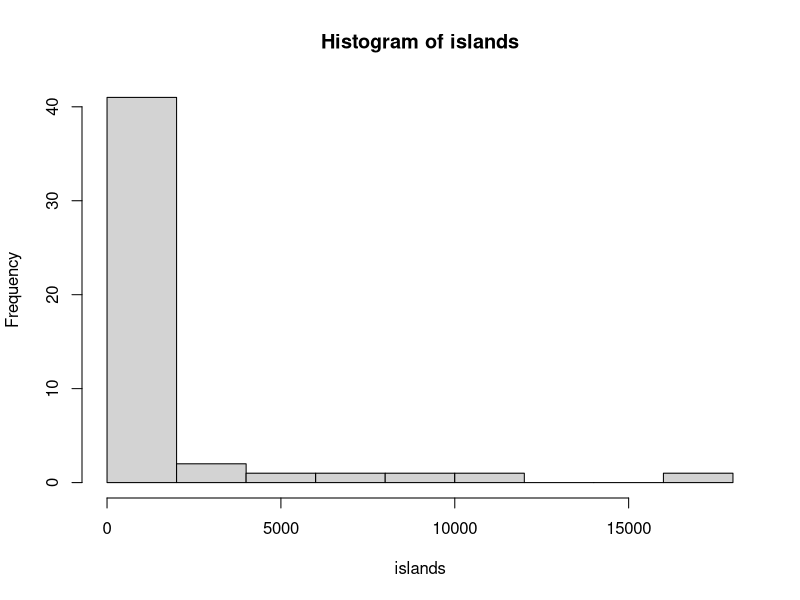
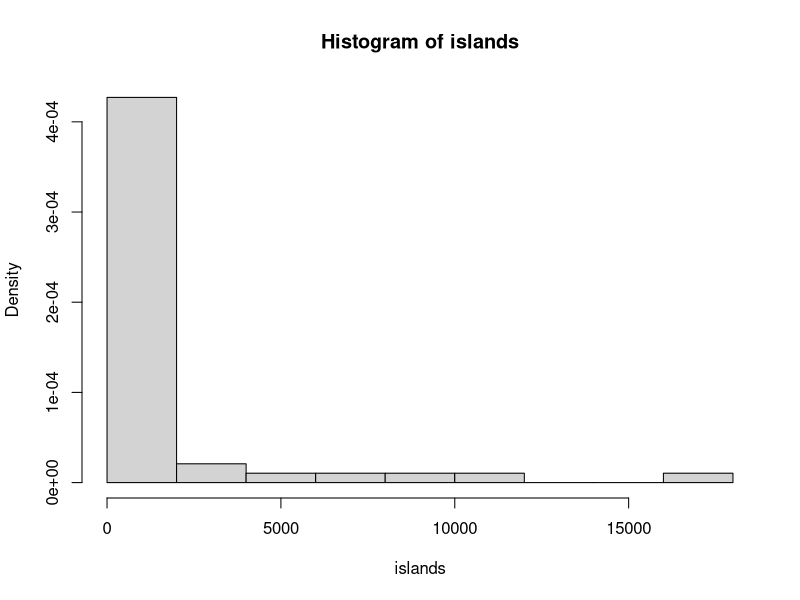
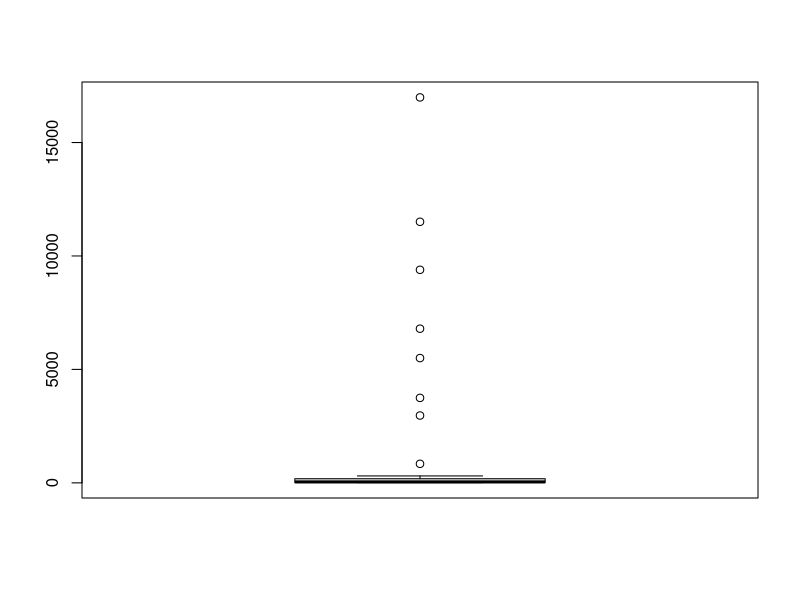
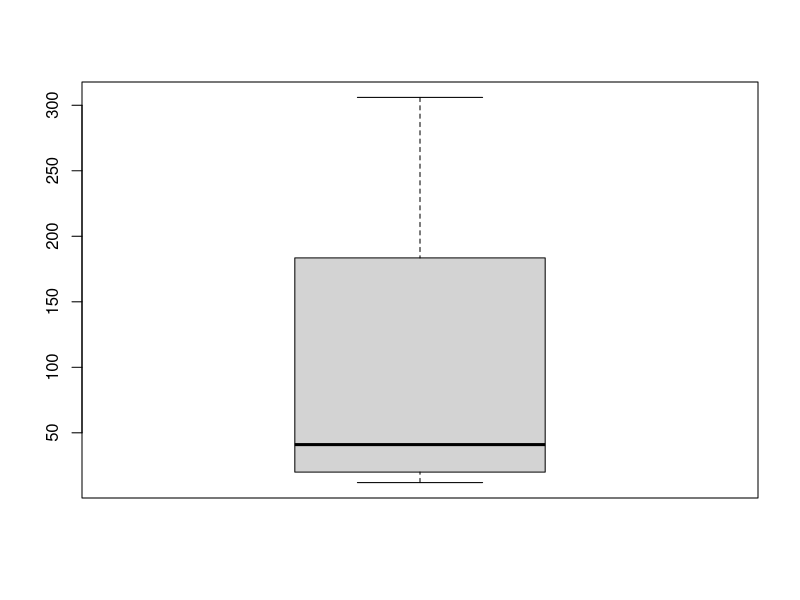

The R script that drew these images, in order:
p <- c (3, 5, 6, 8)
q <- c (3, 3, 3)
q <- append(q, 0, length(p))
p+q

Age <- c(22, 25, 18, 20)
Name <- c("James", "Mathew", "Olivia", "Stella")
Gender <- c("M", "M", "F", "F")
a <- data.frame(Age, Name, Gender)
subset(a, Age > 20)

x <- c(34, 56, 55, 87, NA, 4, 77, NA, 21, NA, 39)
sum(is.na(x))

data(islands) 
length(islands)

summary(islands)
sd(islands)
range(islands)

quantile(islands)
hist(islands)
hist(islands, prob = T)

boxplot(islands)
boxplot(islands, outline = F)
